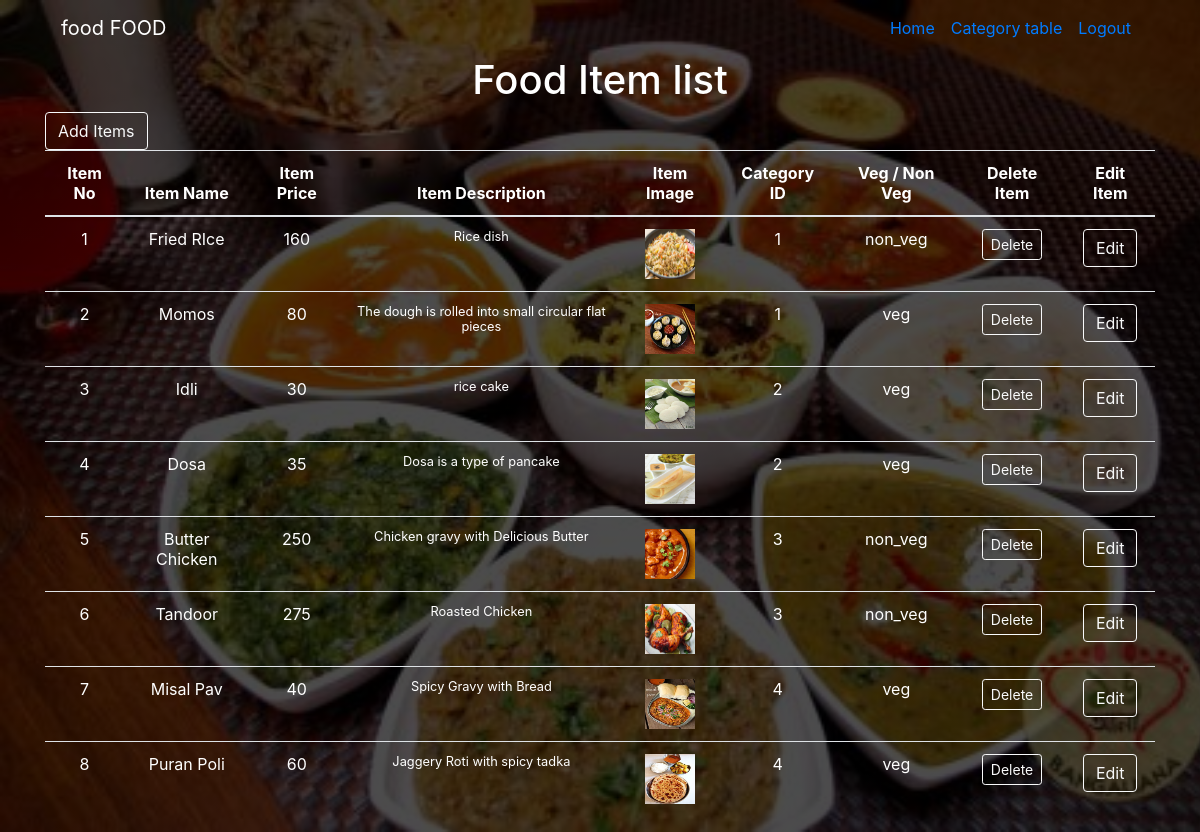
Page /showFoodItem on the committed database.
### tables this page shows
CREATE TABLE "food_item" (
	`item_no`	int,
	`item_name`	varchar ( 20 ),
	`item_price`	int,
	`item_descr`	INTEGER,
	`item_image`	TEXT,
	`cat_id`	INTEGER,
	`cat_veg`	TEXT,
	PRIMARY KEY(`item_no`)
);

### app.py (the view)
@app.route("/showFoodItem")
def showData():
    database = "food.db"
    conn = sqlite3.connect(database)
    cur = conn.cursor()
    records = cur.execute("select * from food_item")
    food = records.fetchall()
    return render_template("admin.html",food=food)

### templates/admin.html (shortened to what this page needs)
<html>
    <head>
            <link rel="stylesheet" href="https://stackpath.bootstrapcdn.com/bootstrap/4.2.1/css/bootstrap.min.css">
    </head>
    <body>
    <div class="container">
    <nav class="navbar navbar-expand-md navbar">
                <a class="navbar-brand" href="/">food FOOD</a>
                <div class="collapse navbar-collapse" id="collapsibleNavId">
                    <ul class="navbar-nav ml-auto mt-2 mt-lg-0">
                        <li class="nav-item active">
                            <a class="nav-link" href="/">Home <span class="sr-only">(current)</span></a>
                        </li>
                        <li class="nav-item">
                            <a class="nav-link" href="/showCategory">Category table</a>
                        </li>
                        <li class="nav-item">
                          <a class="nav-link" href="/logoutAdmin"> Logout</a>
                        </li>
            </nav>
                <h1 class="text-center">Food Item list</h1>
                <div id="sidebar">
                        <a name="" id="" class="btn btn-outline-light" href="addItem" role="button">Add Items</a>
                    </div>
                    <div class="table-responsive">
                            <table class="table">
                            <thead>
                             <tr>
                            <th>Item No</th>
                            <th>Item Name</th>
                            <th>Item Price</th>
                            <th>Item Description</th>
                            <th>Item Image</th>
                            <th>Category ID</th>
                            <th>Veg / Non Veg</th>
                            <th>Delete Item</th>
                            <th>Edit Item</th>
                            </tr>
                            </thead>
                            {% for d in food %}
                            <tr id="foodItem">
                                    <td>{{d[0]}}</td>
                                    <td>{{d[1]}}</td>
                                    <td>{{d[2]}}</td>
                                    <td><small>{{d[3]}}<small></td>
                                    <td><img src="/static/images/{{d[4]}}"  height="50" width="50"/></td>
                                    <td>{{d[5]}}</td>
                                    <td>{{d[6]}}</td>
                                    <td><a name="" id="" class="btn btn-outline-light btn-sm" href="DeleteFood/{{d[0]}}" role="button">Delete</a></td>
                                    <td><a name="" id="" class="btn btn-outline-light btn-xm" href="EditFood/{{d[0]}}" role="button">Edit</a>
                                    </td>
                                </tr>
                                {%endfor%}
                </div>
        </div>
    </body>
</html>

### templates/admin.html (style rules this page uses)
body { padding: 0px; margin: 0px; background-image:linear-gradient(rgba(0,0,0,0.7),rgba(0,0,0,0.7)), url(/static/images/5.jpg); background-size: cover; }
thead { text-align: center; color:white; }
tr td { text-align: center; color:white; }
.text-center { color:white; }
.navbar-brand { color:white; }

### rows in the picture
food_item: item_no "1", item_name "Fried RIce", item_price "160", item_descr "Rice dish", item_image (picture), cat "1", cat_veg "non_veg"
food_item: item_no "2", item_name "Momos", item_price "80", item_descr "The dough is rolled into small circular flat pieces", item_image (picture), cat "1", cat_veg "veg"
food_item: item_no "3", item_name "Idli", item_price "30", item_descr "rice cake", item_image (picture), cat "2", cat_veg "veg"
food_item: item_no "4", item_name "Dosa", item_price "35", item_descr "Dosa is a type of pancake", item_image (picture), cat "2", cat_veg "veg"
food_item: item_no "5", item_name "Butter Chicken", item_price "250", item_descr "Chicken gravy with Delicious Butter", item_image (picture), cat "3", cat_veg "non_veg"
food_item: item_no "6", item_name "Tandoor", item_price "275", item_descr "Roasted Chicken", item_image (picture), cat "3", cat_veg "non_veg"
food_item: item_no "7", item_name "Misal Pav", item_price "40", item_descr "Spicy Gravy with Bread", item_image (picture), cat "4", cat_veg "veg"
food_item: item_no "8", item_name "Puran Poli", item_price "60", item_descr "Jaggery Roti with spicy tadka", item_image (picture), cat "4", cat_veg "veg"
